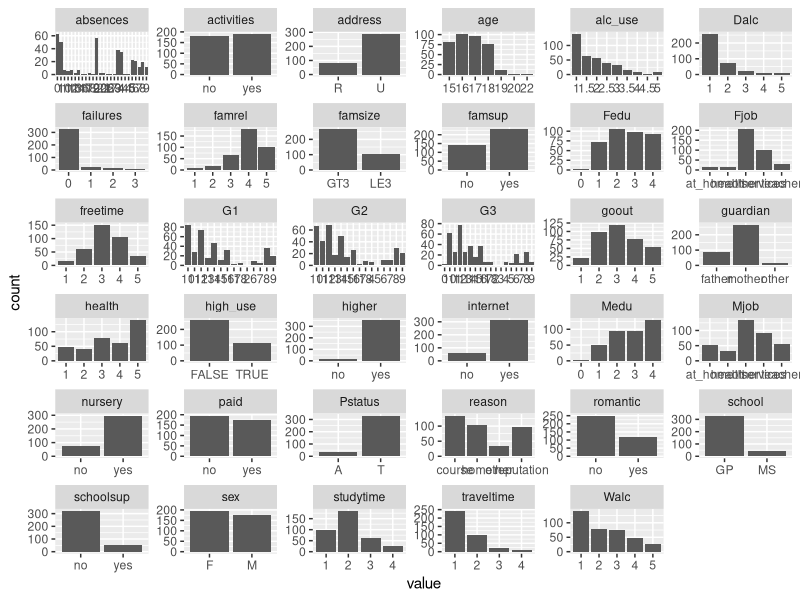
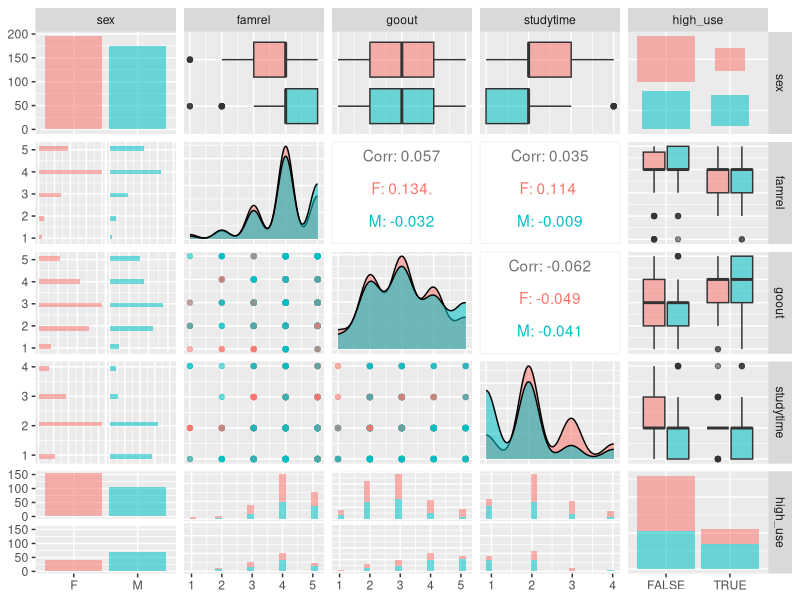
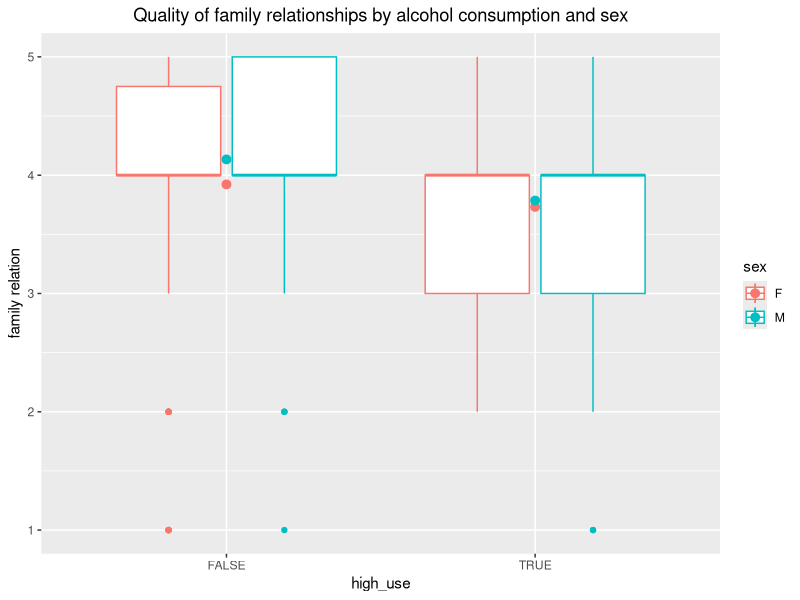
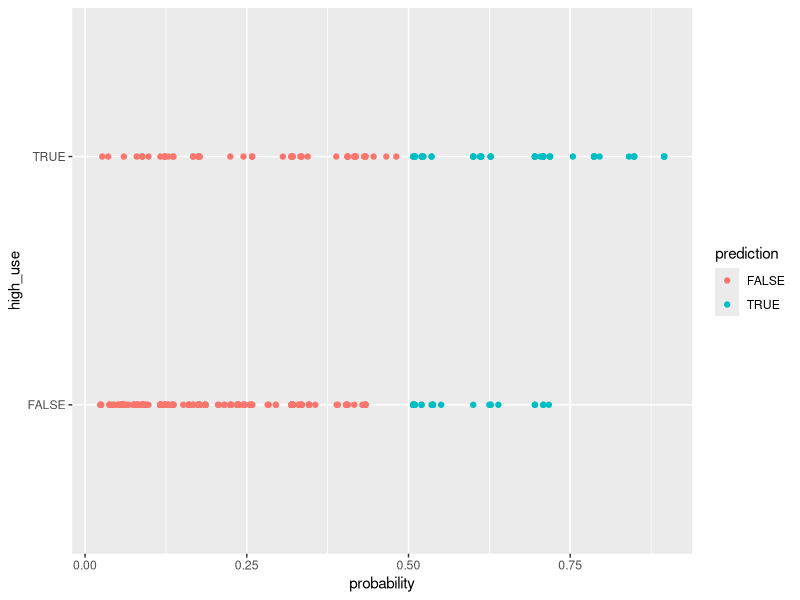

The R script that drew these images, in order: (Note: a time limit stopped this script after it produced the figures.)
## ---- chunk 1
date()
## ---- chunk 2
alc <- read.table("data/alc.csv", header = TRUE, sep = ",", stringsAsFactors = TRUE)
colnames(alc)
## ---- chunk 3
library(tidyr); library(dplyr); library(ggplot2)
gather(alc) %>% ggplot(aes(value)) + facet_wrap("key", scales = "free") + geom_bar()
## ---- chunk 4
# exclude variables "Dalc","Walc","high_use" which are directly related to "alc_use"
selvarnames <- names(alc) %in% c("Dalc","Walc","high_use")
alc2 <- alc[!selvarnames == T]
# create formula with where 'alc_use' is explained by variables in 'selvarnames'
fmla <- as.formula(paste("alc_use~",paste(names(alc2)[1:31],collapse="+")))
# create linear regression model and read the summary
model1 <- lm(data=alc2, formula = fmla)
summary(model1)
## ---- chunk 5
library(ggplot2)
library(GGally)
alcpairs <- alc[, c(2, 22,24,14,35)]
ggpairs(alcpairs, mapping = aes(col=sex, alpha = 0.3), lower = list(combo = wrap("facethist", bins = 20)))
## ---- chunk 6
alc %>% group_by(sex, high_use) %>% summarise(count = n(), famrel=mean(famrel), goout=mean(goout), studytime=mean(studytime))
## ---- chunk 7
# initialise a plot of high_use and famrel
g <- ggplot(alc, aes(x = high_use, y = famrel, col = sex))
g + geom_boxplot() + ylab("family relation") + ggtitle("Quality of family relationships by alcohol consumption and sex") + theme(plot.title = element_text(hjust = 0.5)) + stat_summary(fun.y=mean)
## ---- chunk 8
alc %>% group_by(sex, high_use) %>% summarise(count = n(), famrel_mean=mean(famrel), famrel_median=median(famrel), goout_mean=mean(goout), goout_median=median(goout), studytime_mean=mean(studytime), studytime_median=median(studytime))
## ---- chunk 9
m <- glm(high_use ~ sex + famrel + goout + studytime, data = alc, family = "binomial")
summary(m)

# compute odds ratios (OR)
OR <- coef(m) %>% exp

# compute confidence intervals (CI)
CI <- exp(confint(m))

# print out the odds ratios with their confidence intervals
cbind(OR, CI)
## ---- chunk 10
# predict() the probability of high_use
probabilities <- predict(m, type = "response")
# add the predicted probabilities to 'alc'
alc <- mutate(alc, probability = probabilities)
# use the probabilities to make a prediction of high_use
alc <- mutate(alc, prediction = probabilities > 0.5)
# explore what alc now looks like
head(alc[alc$goout == 5,])
# tabulate the target variable versus the predictions
table(high_use = alc$high_use, prediction = alc$prediction)
# initialize a plot of 'high_use' versus 'probability' in 'alc'
g <- ggplot(alc, aes(x = probability, y = high_use, col = prediction))
# define the geom as points and draw the plot
g + geom_point()
# tabulate the target variable versus the predictions
table(high_use = alc$high_use, prediction = alc$prediction) %>% prop.table() %>% addmargins()
# define a loss function (mean prediction error)
loss_func <- function(class, prob) {
  n_wrong <- abs(class - prob) > 0.5
  mean(n_wrong)
}
# call loss_func to compute the average number of wrong predictions in the (training) data
loss_func(class = alc$high_use, prob = alc$probability)
## ---- chunk 11
# K-fold cross-validation
library(boot)
cv <- cv.glm(data = alc, cost = loss_func, glmfit = m, K = 10)
# average number of wrong predictions in the cross validation
cv$delta[1]
## ---- chunk 12
cv$delta[1]-loss_func(class = alc$high_use, prob = alc$probability)
## ---- chunk 13
library(dplyr)
library(boot)
howmanyvar <- 31 #Enter here how many variables you want to test for. 31 is the maximum. (33 variables were included in the original dataset but two have been excluded for computational feasibility.)
#create vector, in sequence, starting from the number above, descending by 1.
v <- rev(seq(1,howmanyvar))
#create empty numeric vectors of same length for the results.
trainingerrors <- integer(howmanyvar)
predictionerrors <- integer(howmanyvar)
# define a loss function (average prediction error)
loss_func <- function(class, prob) {
  n_wrong <- abs(class - prob) > 0.5
  mean(n_wrong)
}
for(i in v) {
#Within the for looo, I first create temporary subsets called "alctest". I choose to exclude variables "Dalc", "Walc" as these were found to cause warnings when executing the logistic regression model and counting probabilities (highly correlated with "high_use"). I also exclude "probability" and "prediction" as the probability has been calculated based on the whole dataset and will now be replaced.
exclvarnames <- names(alc) %in% c("Dalc","Walc", "alc_use", "probability", "prediction")
alctest <- alc[!exclvarnames == T]
#From the alctest subset I will gradually drop columns one at a time, starting from the number of variables entered in >howmanyvar<.
names(alctest)
alctest <- dplyr::select(alctest, 1:v[i], 32)
names(alctest)
#I also exclude "high_use" as I create a vector with select columns names to be used as the right hand side in the formula.
fnames <- names(alctest)[names(alctest) !="high_use"]
# create formula where "alc_use" is explained by the variables
f <- as.formula(paste("high_use~",paste(fnames,collapse="+")))
# run a logistic regression
m2 <- glm(f, data = alctest, family = "binomial")
# predict() the probability of high_use using model m2
probabilities <- predict(m2, type = "response")
# add the predicted probabilities to "alctest"
alctest <- mutate(alctest, probability = probabilities)
# compute the average number of wrong predictions in the (training) data and save the result in vector
trainingerrors[i] <- loss_func(alctest$high_use,alctest$probability)
# K-fold cross-validation
cv <- cv.glm(data = alctest, cost = loss_func, glmfit = m2, K = nrow(alctest))
# compute the average number of wrong predictions in the cross validation and save the result in vector
predictionerrors[i] <- cv$delta[1]
}
results <- data.frame(variables=v, trainingerrors=trainingerrors, predictionerrors=predictionerrors)
results
p <- ggplot(results, aes(x=variables)) + geom_line(aes(y=predictionerrors, color="prediction")) + geom_line(aes(y=trainingerrors, color="training"))
p + ggtitle("Relation between error rates\n and number of variables") +
    xlab("Number of variables") + ylab("Error rate") + scale_color_discrete(name="Type of error")
